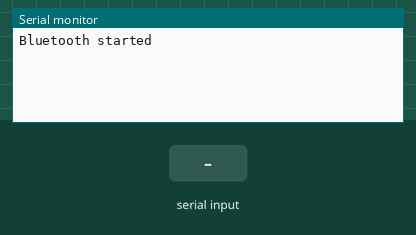
Simulated run of this sketch. Board: ESP32. Shown: the last lines printed to the serial monitor. Inputs (shaded band) come from the test bench. Nothing arrives over Bluetooth unless stated.

Above: at 1.2 s.
1.3 s: "getdata" received over the second serial link
At 3.0 s:
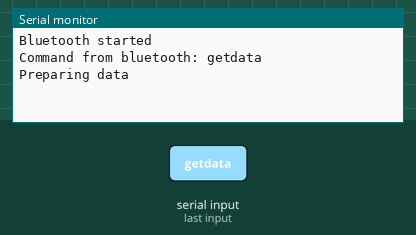
3.8 s: "1" received over the second serial link
At 6.1 s:
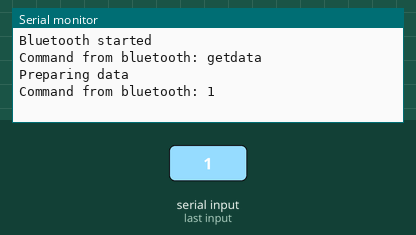

Measured:
- after the input at 1.3 s, the serial monitor: prints a new line after 1.0 s (image 1)
- after the input at 3.8 s, the serial monitor: prints a new line after 1.0 s (image 2)

The sketch:

BluetoothTest.ino
```cpp
//Libraries
#include "BluetoothSerial.h"

//Error messages if BT is not enabled
#if !defined(CONFIG_BT_ENABLED) || !defined(CONFIG_BLUEDROID_ENABLED)
#error Bluetooth is not enabled! Please run `make menuconfig` to and enable it
#endif

//Constants

//Variables

//Objects
BluetoothSerial SerialBT;

void setup() {
  Serial.begin(115200);
  SerialBT.begin("EnviroSocial");
  Serial.println("Bluetooth started");
}

void loop() {
  if (SerialBT.available() > 0) {
    String command = SerialBT.readString();
    command.trim();
    Serial.print("Command from bluetooth: ");
    Serial.println(command);
    if (command == "getdata") {
      Serial.println("Preparing data");
      SerialBT.println("Data ready");
    }
  }
}
```
